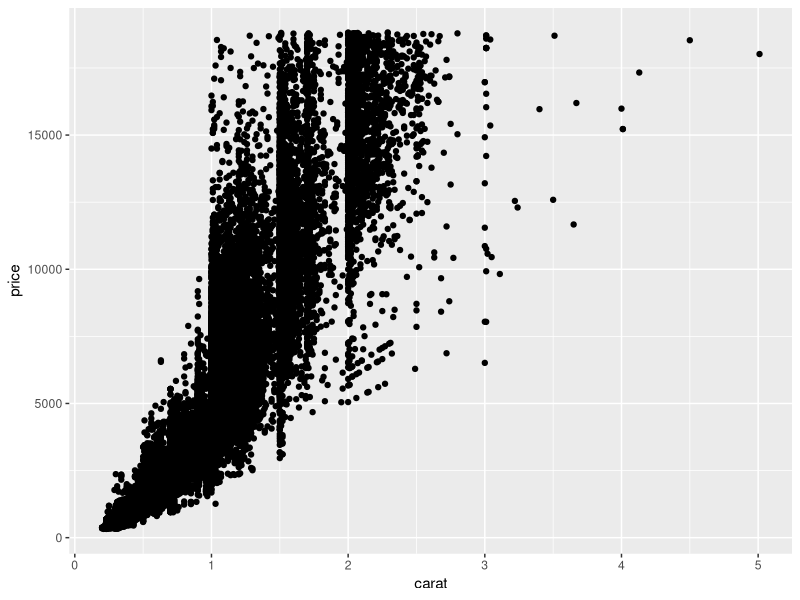
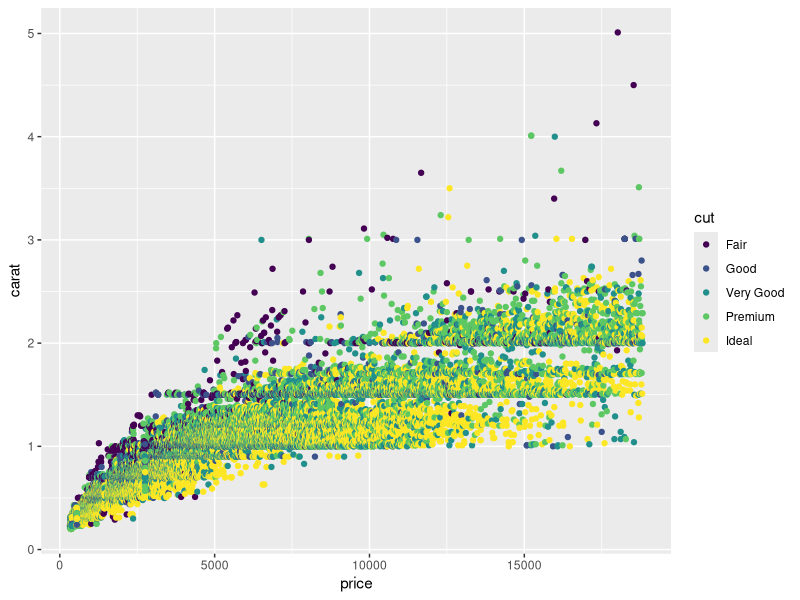

Recreate these plots in R, in order.
## ---- chunk 1
library(tidyverse)
## ---- chunk 2
## TASK: Plot `price` vs `carat` below
## Your code here!
 diamonds %>% 
  ggplot() +          
  geom_point(     
    mapping = aes( 
      x = carat,  
      y = price    
      )
    )


## ---- chunk 3
## TASK: Plot `price`, `carat`, and `cut` below
## Your code here!
diamonds %>% 
  ggplot() +                # 3. Adding elements to the plot
  geom_point(      # 4. Geometry
    mapping = aes( # 5. `Aes`thetic mapping
      x = price,   # 5.1. Mapping the `x` variable
      y = carat,    # 5.2. Mapping the `y` variable
      color = cut
      )
    )

